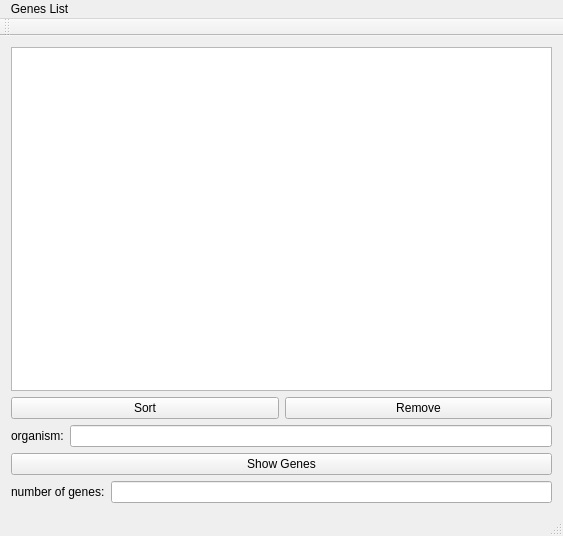
<?xml version="1.0" encoding="UTF-8"?>
<ui version="4.0">
 <class>practicClass</class>
 <widget class="QMainWindow" name="practicClass">
  <property name="geometry">
   <rect>
    <x>0</x>
    <y>0</y>
    <width>563</width>
    <height>536</height>
   </rect>
  </property>
  <property name="windowTitle">
   <string>practic</string>
  </property>
  <widget class="QWidget" name="centralWidget">
   <layout class="QVBoxLayout" name="verticalLayout_2">
    <item>
     <widget class="QListWidget" name="listWidget"/>
    </item>
    <item>
     <layout class="QHBoxLayout" name="horizontalLayout">
      <item>
       <widget class="QPushButton" name="pushButtonSort">
        <property name="text">
         <string>Sort</string>
        </property>
       </widget>
      </item>
      <item>
       <widget class="QPushButton" name="pushButtonRemove">
        <property name="text">
         <string>Remove</string>
        </property>
       </widget>
      </item>
     </layout>
    </item>
    <item>
     <layout class="QVBoxLayout" name="verticalLayout">
      <item>
       <layout class="QHBoxLayout" name="horizontalLayout_2">
        <item>
         <widget class="QLabel" name="label">
          <property name="text">
           <string>organism:</string>
          </property>
         </widget>
        </item>
        <item>
         <widget class="QLineEdit" name="lineEdit"/>
        </item>
       </layout>
      </item>
      <item>
       <widget class="QPushButton" name="pushButtonShow">
        <property name="text">
         <string>Show Genes</string>
        </property>
       </widget>
      </item>
      <item>
       <layout class="QHBoxLayout" name="horizontalLayout_3">
        <item>
         <widget class="QLabel" name="label_2">
          <property name="text">
           <string>number of genes:</string>
          </property>
         </widget>
        </item>
        <item>
         <widget class="QLineEdit" name="lineEdit_2"/>
        </item>
       </layout>
      </item>
     </layout>
    </item>
   </layout>
  </widget>
  <widget class="QMenuBar" name="menuBar">
   <property name="geometry">
    <rect>
     <x>0</x>
     <y>0</y>
     <width>563</width>
     <height>21</height>
    </rect>
   </property>
   <widget class="QMenu" name="menuGenes_List">
    <property name="title">
     <string>Genes List</string>
    </property>
   </widget>
   <addaction name="menuGenes_List"/>
  </widget>
  <widget class="QToolBar" name="mainToolBar">
   <attribute name="toolBarArea">
    <enum>TopToolBarArea</enum>
   </attribute>
   <attribute name="toolBarBreak">
    <bool>false</bool>
   </attribute>
  </widget>
  <widget class="QStatusBar" name="statusBar"/>
 </widget>
 <layoutdefault spacing="6" margin="11"/>
 <resources>
  <include location="practic.qrc"/>
 </resources>
 <connections/>
</ui>
